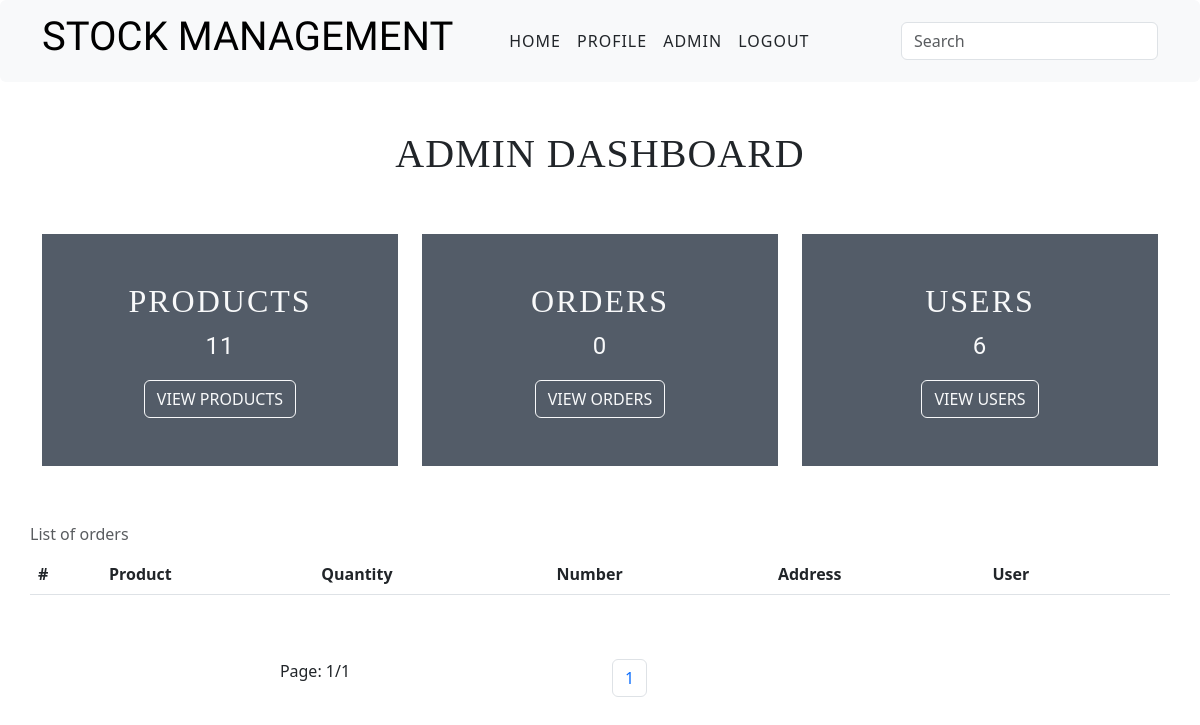
Before: /core/orders/ (signed in) with the older database file.
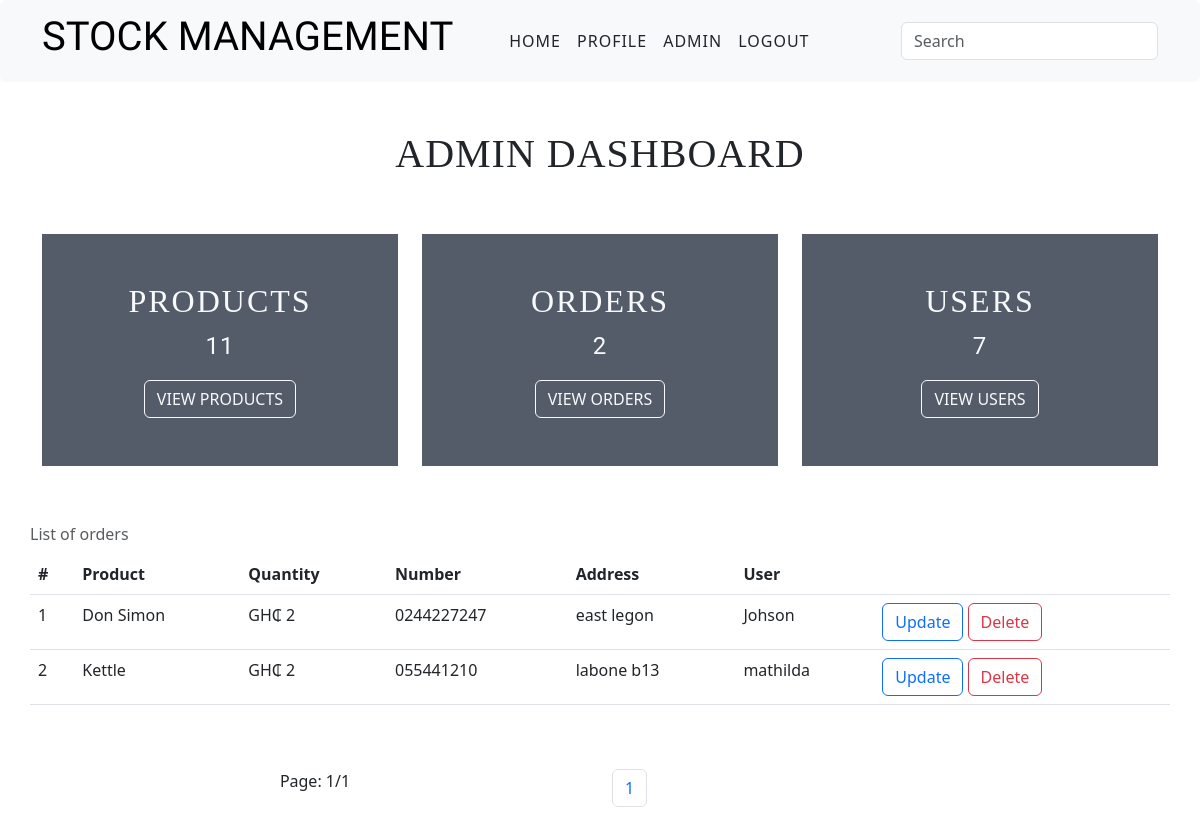
After: the same page with the newer database file.
### core/models.py (models this page shows, shortened)
class Order(models.Model):
    product = models.ForeignKey(Product, on_delete=models.CASCADE,null=True,blank=True)
    user = models.ForeignKey(User, on_delete=models.CASCADE,null=True,blank=True)
    quantity = models.IntegerField()
    number = models.CharField(max_length=15, blank=True, null=True)
    address = models.CharField(max_length=100, blank=True, null=True)
    processed = models.BooleanField(default=False)
    created_at = models.DateTimeField(auto_now_add=True)
    updated_at = models.DateTimeField(auto_now=True)

class Product(models.Model):
    name = models.CharField(max_length=100)
    price = models.DecimalField(decimal_places=2,max_digits=9999)
    quantity = models.IntegerField()
    image = models.ImageField(upload_to='pictures/')
    created_at = models.DateTimeField(auto_now_add=True)
    updated_at = models.DateTimeField(auto_now=True)

### core/views.py (the view)
# urls.py: path('orders/', views.order_history, name='orders'),
@user_passes_test(lambda u: u.is_superuser)
def order_history(request):
    count =  Product.objects.count()
    users_count = User.objects.exclude(is_superuser=True).count()
    order_count = Order.objects.count()
    search = request.GET.get('search')
    if request.method == 'POST':
        search = request.POST['search']
        orders = Order.objects.filter(Q(product__icontains=search)|
                                          Q(user__icontains=search)|Q(number__icontains=search)|
                                          Q(address__icontains=search)).order_by('-created_at')
    else:
        orders = Order.objects.all().order_by('-created_at')
    page = Paginator(orders, 10)
    page_list = request.GET.get('page')
    page = page.get_page(page_list)
    context = {
        'page': page,
        'count': count,
        'users_count': users_count,
        'order_count': order_count
    }
    return render(request, 'core/order_history.html',context)

### core/templates/core/order_history.html (shortened to what this page needs)
{%extends 'base.html'%}
{%load static%}
{%block content%}
<div class="container">
    <div class="row text-center my-5">
        <h1 class="text-uppercase admin-text">Admin Dashboard</h1>
    </div>
   {%include 'includes/admin.html'%}
    <div class="row my-5">
        <table class="table caption-top">
            <caption>List of orders</caption>
            <thead>
                <tr>
                    <th scope="">#</th>
                    <th scope="col">Product</th>
                    <th scope="col">Quantity</th>
                    <th scope="col">Number</th>
                    <th scope="col">Address</th>
                    <th scope="col">User</th>
                    <th scope="col"></th>
                </tr>
            </thead>
            <tbody>
                {%for order in page.object_list%}
                <tr>
                    <td>{{forloop.counter}}</td>
                    <td>{{order.product.name}}</td>
                    <td>GH&#8373; {{order.quantity}}</td>
                    <td>{{order.number}}</td>
                    <td>{{order.address}}</td>
                    <td>{{order.user.username}}</td>
                    <td>
                        <a href="" class="btn btn-outline-primary">Update</a>
                        <a href="" class="btn btn-outline-danger">Delete</a>
                    </td>
                </tr>
                {%endfor%}
            </tbody>
        </table>
    </div>
    <div class="row my-4 text-center">
        <div class="col">
            <p>Page: {{page.number}}/{{page.paginator.num_pages}}</p>
        </div>
        <div class="col">
            <nav aria-label="Page navigation example">
                <ul class="pagination">
                    {%for i in page.paginator.page_range%}
                    <li class="page-item"><a class="page-link" href="{%url 'orders'%}?page={{i}}">{{i}}</a></li>
                    {%endfor%}
                </ul>
            </nav>
        </div>
    </div>
</div>
{%endblock%}

Changed rows visible on the page:
added Order: product.name "Don Simon", quantity "2", number "0244227247", address "east legon", user.username "Johson"
added Order: product.name "Kettle", quantity "2", number "055441210", address "labone b13", user.username "mathilda"
Other visible differences:
{{ order_count }}: "0" → "2"
{{ users_count }}: "6" → "7"
